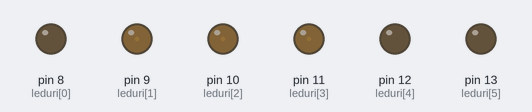
This sketch was run on a simulated Arduino Uno, built with avr-gcc and run on an emulated ATmega328P. Shown: output pins drawn as LEDs (lit = HIGH).

Above: at 0.05 s.
At 1.85 s:
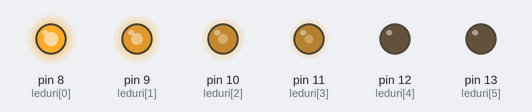
At 3.75 s:
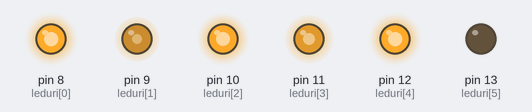
At 7.65 s:
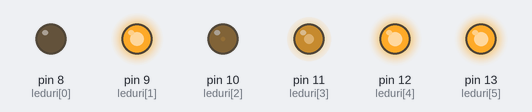
At 11.45 s:
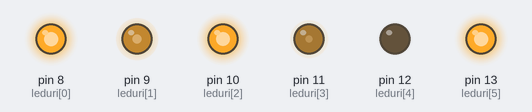
At 15.25 s:
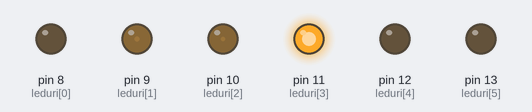
Timing chart, 0 to 19.9 s (numbered marks = the images above):
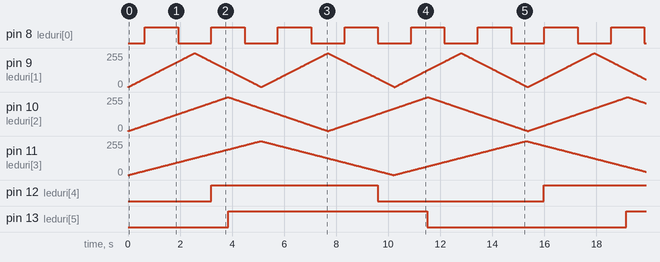

Measured:
- by itself, pin 8 (leduri[0]): alternates HIGH for 1.3 s and LOW for 1.3 s
- by itself, pin 12 (leduri[4]): alternates HIGH for 6.4 s and LOW for 6.4 s
- by itself, pin 13 (leduri[5]): alternates HIGH for 7.7 s and LOW for 7.7 s

The sketch:

Ex7.ino
```cpp
int leduri[] = { 8, 9, 10, 11, 12, 13 };
int brightness[6] = { 0, 0, 0, 0, 0, 0 };
int step[6] = { 1, 1, 1, 1, 1, 1 };
int speed[6] = { 5, 10, 15, 20, 25, 30 };
unsigned long antTime[6] = { 0, 0, 0, 0, 0, 0 };

void setup() {
  for (int i = 0; i < 6; i++) { pinMode(leduri[i], OUTPUT); }
}

void loop() {
  for (int i = 0; i < 6; i++) {
    if (millis() - antTime[i] >= speed[i]) {
      antTime[i] = millis();
      brightness[i] += step[i];
      if (brightness[i] >= 255) {
        brightness[i] = 255;
        step[i] = -1;
      }

      if (brightness[i] <= 0) {
        brightness[i] = 0;
        step[i] = 1;
      }

      analogWrite(leduri[i], brightness[i]);
    }
  }
}
```
